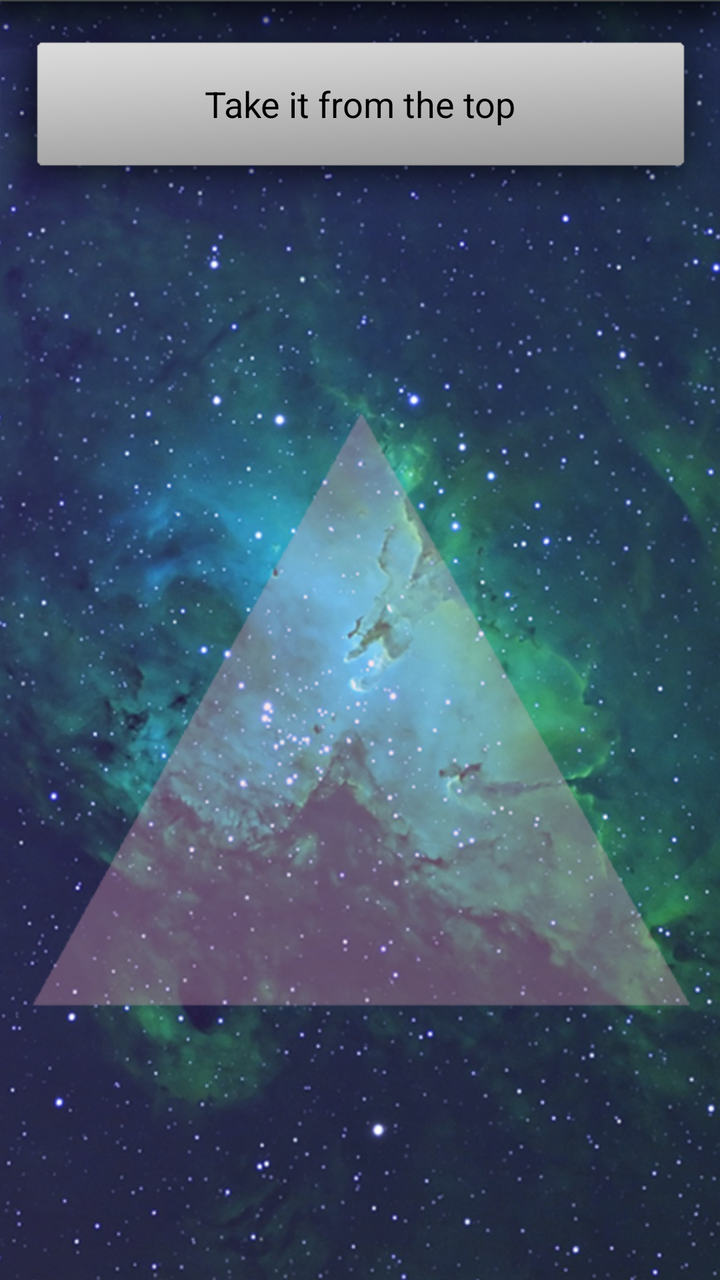
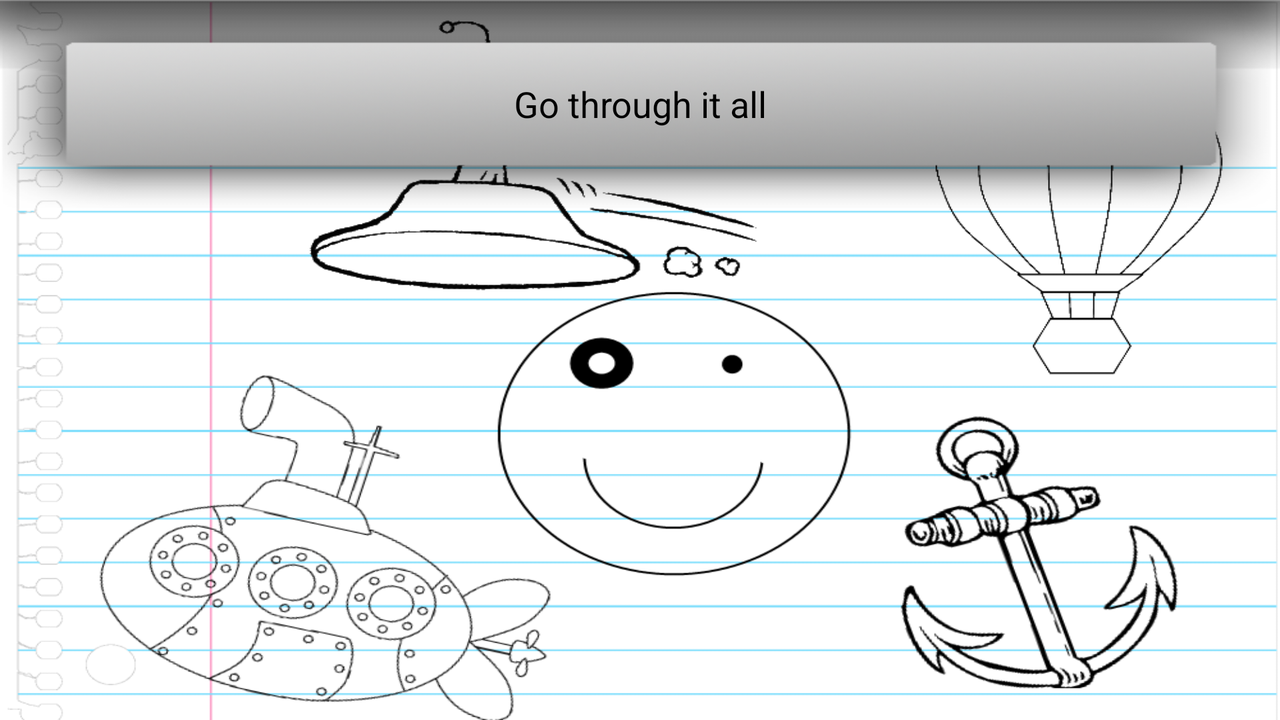

First picture: res/layout/ on a phone held upright. Second picture: the repository's own variant of that layout, on a device whose configuration matches the variant's folder. Source for both follows.
<!-- AndroidManifest.xml: application theme AppTheme -->
<!-- res/layout/question_name_activity.xml -->
<RelativeLayout xmlns:android="http://schemas.android.com/apk/res/android"
    xmlns:tools="http://schemas.android.com/tools"
    android:layout_width="match_parent"
    android:layout_height="match_parent"
    android:background="@drawable/background" >

    <Button
        android:id="@+id/bTakeItTop"
        android:layout_width="match_parent"
        android:layout_height="wrap_content"
        android:layout_alignParentTop="true"
        android:layout_alignParentLeft="true"
        android:layout_alignParentRight="true"
        android:background="@drawable/graybutton"
        android:text="Take it from the top" />

    <ListView
        android:id="@+id/questionListView"
        android:layout_below="@+id/bTakeitTop"
        android:layout_width="match_parent"
        android:layout_height="fill_parent"
        android:layout_alignParentLeft="true" >
    </ListView>

</RelativeLayout>
<!-- resources referenced by this layout -->
<resources>
  <!-- drawable background: png bitmap (drawable-hdpi, 943706 bytes) -->
  <!-- drawable graybutton: png bitmap (drawable-hdpi, 46753 bytes) -->
  <style name="AppTheme" parent="AppBaseTheme">
          
      </style>
  <!-- from res/values-v11/ -->
  <style name="AppBaseTheme" parent="android:Theme.Holo.Light">
          
      </style>
</resources>
<!-- res/layout-land/question_name_activity.xml (the repository's variant of the layout above) -->
<!-- drawn on the phone turned sideways -->
<RelativeLayout xmlns:android="http://schemas.android.com/apk/res/android"
    xmlns:tools="http://schemas.android.com/tools"
    android:layout_width="match_parent"
    android:layout_height="match_parent"
    android:background="@drawable/background_land" >

    <Button
        android:id="@+id/bTakeItTop"
        android:layout_width="match_parent"
        android:layout_height="wrap_content"
        android:layout_alignParentTop="true"
        android:layout_alignParentLeft="true"
        android:layout_alignParentRight="true"
        android:background="@drawable/graybutton"
        android:text="Go through it all" />

    <ListView
        android:id="@+id/questionListView"
        android:layout_width="match_parent"
        android:layout_height="fill_parent"
        android:layout_alignParentLeft="true"
        android:layout_below="@+id/bTakeItTop"
        tools:listitem="@layout/item_view_topic" >

    </ListView>
    
</RelativeLayout>
<!-- res/layout/item_view_topic.xml (included above) -->
<?xml version="1.0" encoding="utf-8"?>
<RelativeLayout xmlns:android="http://schemas.android.com/apk/res/android"
    android:layout_width="match_parent"
    android:layout_height="match_parent"
    android:background="@color/gray"
    android:paddingBottom="20px"
    android:paddingTop="20px" >

    <TextView
        android:id="@+id/item_topic_name"
        android:layout_width="wrap_content"
        android:layout_height="wrap_content"
        android:layout_alignParentTop="true"
        android:layout_centerInParent="true"
        android:text="Topic"
        android:textAppearance="?android:attr/textAppearanceLarge" />

</RelativeLayout>
<!-- resources referenced by the variant -->
<!-- as the phone turned sideways resolves them -->
<resources>
  <color name="gray">#c6c6c6</color>
  <!-- drawable background_land: png bitmap (drawable-hdpi, 111345 bytes) -->
  <!-- drawable graybutton: png bitmap (drawable-hdpi, 46753 bytes) -->
  <style name="AppTheme" parent="AppBaseTheme">
          
      </style>
  <!-- from res/values-v11/ -->
  <style name="AppBaseTheme" parent="android:Theme.Holo.Light">
          
      </style>
</resources>
